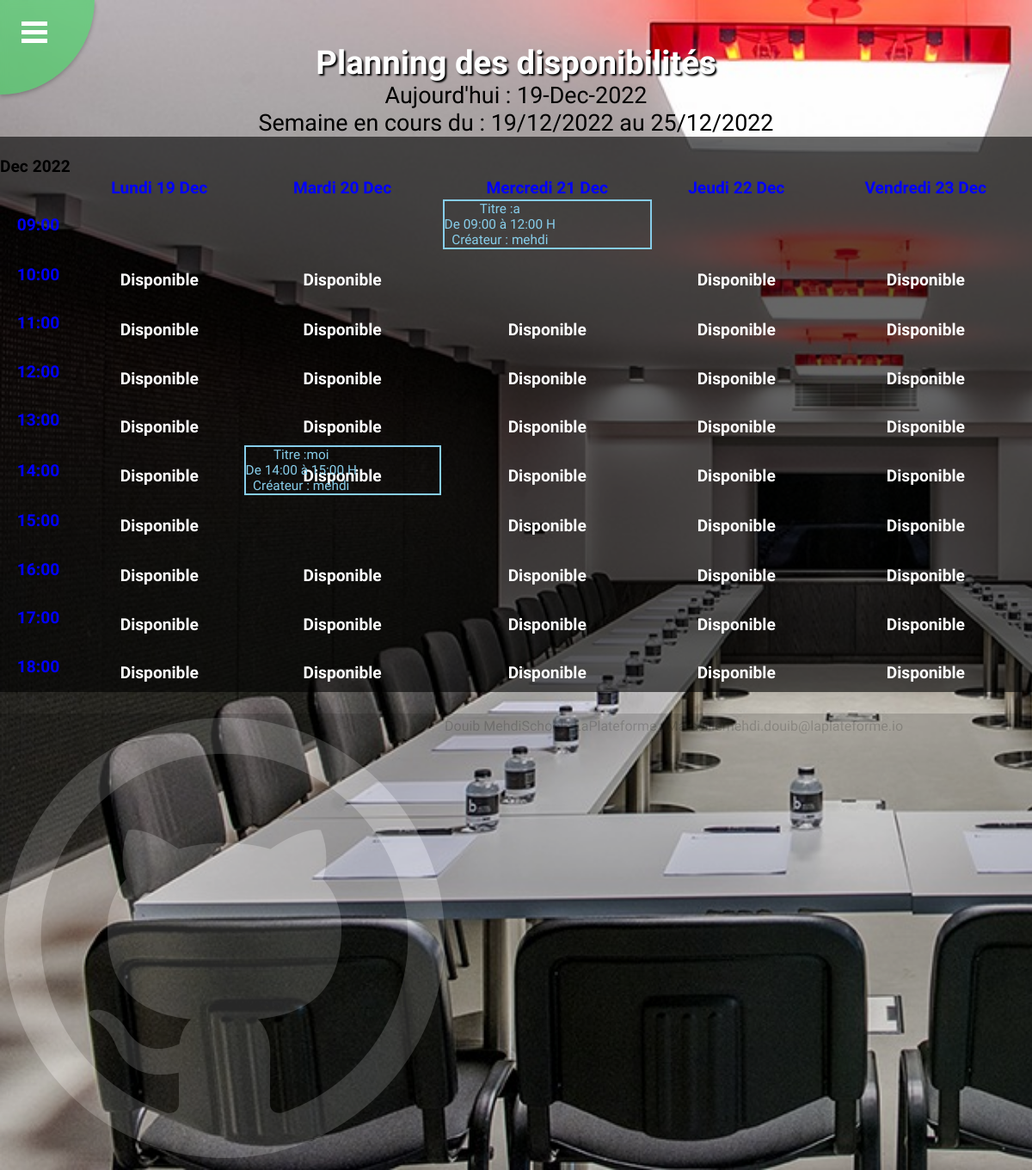
The page /pages/planning.php on the database its author committed.
### tables this page shows
CREATE TABLE IF NOT EXISTS `reservations` (
  `id` int(11) NOT NULL AUTO_INCREMENT,
  `titre` varchar(255) NOT NULL,
  `description` text NOT NULL,
  `debut` datetime NOT NULL,
  `fin` datetime NOT NULL,
  `id_utilisateur` int(11) NOT NULL,
  PRIMARY KEY (`id`)
);

CREATE TABLE IF NOT EXISTS `utilisateurs` (
  `id` int(11) NOT NULL AUTO_INCREMENT,
  `login` varchar(255) NOT NULL,
  `password` varchar(255) NOT NULL,
  PRIMARY KEY (`id`)
);

### pages/planning.php (the view, shortened to what this page needs)
<?php
    $bdd = new PDO('mysql:host=localhost;dbname=reservationsalles', 'root', '');
    $reqdata = $bdd->prepare("SELECT titre, DATE_FORMAT(fin, '%w'), DATE_FORMAT(debut,'%T'), DATE_FORMAT(fin,'%T'),utilisateurs.login, reservations.id FROM reservations INNER JOIN utilisateurs ON reservations.id_utilisateur = utilisateurs.id WHERE week(reservations.debut) = WEEK(CURDATE())");
    $reqdata->execute(array());
    $result = $reqdata->fetchAll();
?>
<?php include '../includes/header.php'; ?>
<main>
                <h1>Planning des disponibilités</h1>
       <div class="jour">
                <p>
                    <?php $today = date("d-M-Y");
                    echo 'Aujourd\'hui : ' . $today;
                    $jour = date("w");
                    $dateDebSemaineFr = date("d/m/Y", mktime(0, 0, 0, date("n"), date("d") - $jour + 1, date("y")));
                    $dateFinSemaineFr = date("d/m/Y", mktime(0, 0, 0, date("n"), date("d") - $jour + 7, date("y")));
                    echo '<div id="titreMois">Semaine en cours du  : ' . $dateDebSemaineFr . ' au ' . $dateFinSemaineFr . ' </div> '; ?>
                </p>
       </div>
<section class="planning">
    <?php
    $jourTexte = array('', 1 => 'Lundi', 'Mardi', 'Mercredi', 'Jeudi', 'Vendredi');
    $jourNum = array('', 1 => '1', '2', '3', '4', '5');
    $plageH = array(1 => '09:00', '10:00', '11:00', '12:00', '13:00', '14:00', '15:00', '16:00', '17:00', '18:00');
    $nom_mois = date('M');
    echo '<br/>
    <section class="row">
    <div class= "col s12 l10 offset-l1">
    <div id="titreMois"><strong>' . $nom_mois . ' ' . date('Y') . '</strong></div>';
    echo '<table>';
echo '<tr>';
for ($k = 0; $k < 6; $k++) {
    if ($k == 0)
        echo '<th>' . $jourTexte[$k] . '</th>';
    else
        echo '<th><div>' . $jourTexte[$k] . ' ' . date("d", mktime(0, 0, 0, date("n"), date("d") - $jour + $k, date("y"))) . ' ' . $nom_mois . '</div></th>';
}
echo '</tr>';
for ($h = 1; $h <= 10; $h++) {
    echo '<tr>
    <th>
        <div>' . $plageH[$h] . '</div>
    </th>';
    for ($j = 1; $j < 6; $j++) {
        echo '<td>';
    $resa = 0;
    foreach ($result as $value) {
        $value[2] =  date("H:i", strtotime($value[2]));
        $value[3] =  date("H:i", strtotime($value[3]));
        if ($value[2] == $plageH[$h] and $value[1] == $jourNum[$j]) {
            $resa = 1;
            echo '<div class="reserver">';
            echo 'Titre :' . $value[0] . '</br>';
            echo 'De ' . $value[2] . ' à ' . $value[3] . ' H </br>';
            echo 'Créateur : ' . $value[4] . '</br>';
            echo '</div>';
        }
    }
    if ($resa == 0) {
        echo '<a href="reservation-form.php">Disponible </a>';
    }
    echo '</td>';
}
}
    echo '</table>';
    echo '</div></section>';
    ?>
</section>
     </main>
     <?php include '../includes/footer.php'; ?>

### includes/header.php (shortened to what this page needs)
<!doctype html>
<html lang="en">
<head>
    <link rel= "stylesheet" type="text/css" href= "../css/header.css">
    <link rel= "stylesheet" type="text/css" href= "../css/style.css">
    <link rel= "stylesheet" type="text/css" href= "../css/footer.css">
</head>
<body class=" $bodyname ">
<header>
    <nav>
        <label id="trigger" for="menu-toggle"></label>
        <label id="burger" for="menu-toggle"></label>
                <ul id="menu">
                </ul>
    </nav>
</header>

### includes/footer.php
<footer>
    <article class="footerinfos">
        <section class="imgsocial">
        <a href="https://github.com/mehdi-douib/"><img src="../image/github_logo_icon_143772.png" alt="github"/></a>
        </section>
        <section class="production">
            <p>Douib Mehdi</p>
            <p>School : LaPlateforme_ Marseille</p>
            <p>mehdi.douib@laplateforme.io</p>
        </section>
    </article>
</footer>
</body>
</html>

### css/header.css (style rules this page uses)
header li, a { margin: 75px 0 -55px 0; color: black; font-weight: 700; line-height: 1.8; text-decoration: none; text-transform: none; list-style: none; outline: 0; display: none; }
#trigger, #burger, #burger:before, #burger:after { position: absolute; top: 25px; left: 25px; background: white; width: 30px; height: 5px; transition: .2s ease; cursor: pointer; z-index: 3; }
#trigger { height: 25px; background: none; }
#burger:before { content: " "; top: 10px; left: 0; }
#burger:after { content: " "; top: 20px; left: 0; }
#menu { position: absolute; margin: 0; padding: 0; width: 110px; height: 110px; background-color: rgba(11, 241, 61, 0.4); border-bottom-right-radius: 100%; box-shadow: 0 2px 5px rgba(0, 0, 0, 0.26); animation: not-checked-anim .2s both; transition: .2s; z-index: 2; backdrop-filter: blur(5px); }
#menu-toggle:checked+#trigger~#menu>li, a { display: block; }

### css/style.css (style rules this page uses)
* { margin: 0; padding: 0; background-size: 100%; }
body { min-height: 100vh; justify-content: space-between; font-family: 'Inconsolata', monospace; }
body, main, article, a { display: flex; flex-direction: column; }
main { width: 100%; min-height: 100vh; flex-grow: 2; justify-content: space-around; overflow: hidden; }
body { background-image: url(../images/D3X2235HD.jpg); background-repeat: no-repeat; background-attachment: fixed; background-size: cover; }
h1, #event h1 { color: white; text-shadow: 2px 2px 2Px black; text-align: center; padding-top: 50px; }
a { color: white; }
main { display: flex; flex-direction: column; font-size: 1.2em; }
form input, textarea, p { color: black; }
.planning { display: flex; flex-direction: column; background-color: rgba(0, 0, 0, 0.6); width: 100%; }
.jour { align-content: center; text-align: center; font-size: 1.4em; }
table { width: 100%; }
tr { color: blue; }
td { text-align: center; }
.reserver { border-collapse: collapse; border: 2px solid skyblue; font-size: 0.8em; color: skyblue; display: flex; }

### css/footer.css (style rules this page uses)
footer { display: flex; flex-direction: column; background-color: rgba(0, 0, 0, 0.5); margin-top: 25px; opacity: 0.3; transition: 0.5s; padding: 5px; bottom: 0; }
footer a { color: white; display: inline; background-color: transparent; margin: auto; }
.footerinfos { display: flex; flex-direction: row; }
footer img { opacity: 0.5; filter: invert(100%); transition: 0.5s; }
.imgsocial { display: flex; flex-direction: row; }
.production { display: flex; flex-direction: row; justify-content: space-around; color: white; }

### rows shown on the page
reservations: titre "a", value "09:00", value "12:00", id_utilisateur.login "mehdi"
reservations: titre "moi", value "14:00", value "15:00", id_utilisateur.login "mehdi"

### other values the page prints
$dateDebSemaineFr "19/12/2022"
$dateFinSemaineFr "25/12/2022"
$jourTexte[$k] "Lundi"
$jourTexte[$k] "Mardi"
$jourTexte[$k] "Mercredi"
$jourTexte[$k] "Jeudi"
$jourTexte[$k] "Vendredi"
$plageH[$h] "09:00"
$plageH[$h] "10:00"
$plageH[$h] "11:00"
$plageH[$h] "12:00"
$plageH[$h] "13:00"
$plageH[$h] "14:00"
$plageH[$h] "15:00"
$plageH[$h] "16:00"
